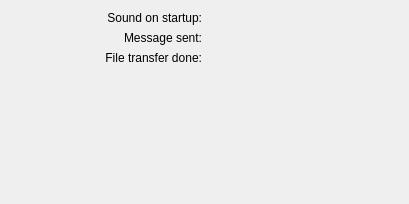
<?xml version="1.0" encoding="UTF-8"?>
<ui version="4.0">
 <class>SoundConfigBase</class>
 <widget class="QWidget" name="SoundConfigBase">
  <property name="geometry">
   <rect>
    <x>0</x>
    <y>0</y>
    <width>409</width>
    <height>204</height>
   </rect>
  </property>
  <property name="windowTitle">
   <string>Form1</string>
  </property>
  <layout class="QGridLayout">
   <property name="margin">
    <number>11</number>
   </property>
   <property name="spacing">
    <number>6</number>
   </property>
   <item row="4" column="1">
    <spacer name="Spacer2">
     <property name="orientation">
      <enum>Qt::Vertical</enum>
     </property>
     <property name="sizeType">
      <enum>QSizePolicy::Expanding</enum>
     </property>
     <property name="sizeHint" stdset="0">
      <size>
       <width>20</width>
       <height>20</height>
      </size>
     </property>
    </spacer>
   </item>
   <item row="3" column="0">
    <widget class="QLabel" name="TextLabel1">
     <property name="text">
      <string>File transfer done:</string>
     </property>
     <property name="alignment">
      <set>Qt::AlignRight|Qt::AlignTrailing|Qt::AlignVCenter</set>
     </property>
     <property name="wordWrap">
      <bool>false</bool>
     </property>
    </widget>
   </item>
   <item row="2" column="0">
    <widget class="QLabel" name="TextLabel1_2">
     <property name="text">
      <string>Message sent:</string>
     </property>
     <property name="alignment">
      <set>Qt::AlignRight|Qt::AlignTrailing|Qt::AlignVCenter</set>
     </property>
     <property name="wordWrap">
      <bool>false</bool>
     </property>
    </widget>
   </item>
   <item row="1" column="0">
    <widget class="QLabel" name="TextLabel2">
     <property name="text">
      <string>Sound on startup:</string>
     </property>
     <property name="alignment">
      <set>Qt::AlignRight|Qt::AlignTrailing|Qt::AlignVCenter</set>
     </property>
     <property name="wordWrap">
      <bool>false</bool>
     </property>
    </widget>
   </item>
   <item row="3" column="1">
    <widget class="EditSound" name="edtFileDone" native="true"/>
   </item>
   <item row="2" column="1">
    <widget class="EditSound" name="edtSent" native="true"/>
   </item>
   <item row="1" column="1">
    <widget class="EditSound" name="edtStartup" native="true"/>
   </item>
  </layout>
 </widget>
 <customwidgets>
  <customwidget>
   <class>EditSound</class>
   <extends>QWidget</extends>
   <header>simgui/editfile.h</header>
  </customwidget>
 </customwidgets>
 <resources/>
 <connections/>
</ui>
